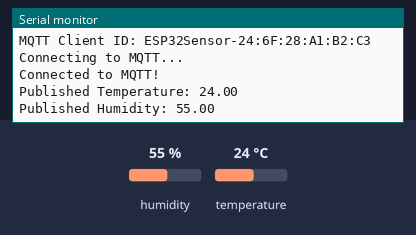
The sketch below on a simulated ESP32. Shown: the last lines printed to the serial monitor. Inputs (shaded band) come from the test bench; at power-on: humidity 55 %, temperature 24 °C. WiFi joins after 1.5 s; servers stay silent unless stated; no MQTT or app messages arrive unless stated.

Above: at 4.2 s.
4.3 s: humidity set to 22 %
At 8.9 s:
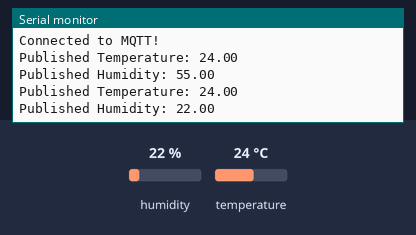
9.9 s: temperature set to 12 °C
At 13.6 s:
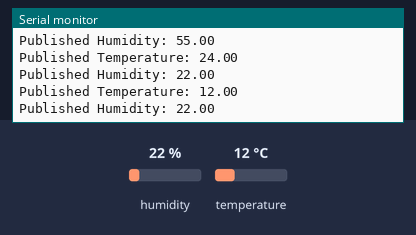
15.5 s: humidity set to 40 %
At 19.5 s:
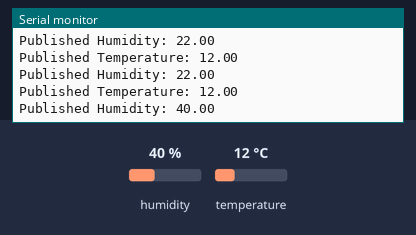
Timing chart, 0 to 21.0 s (numbered marks = the images above; inputs shaded):
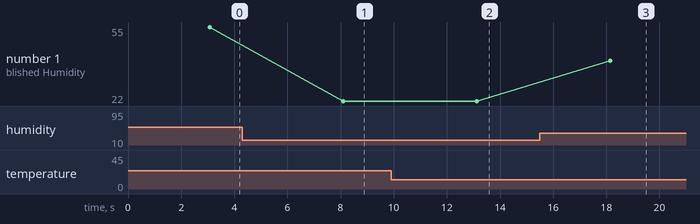

The sketch:

DHT11_Publisher.ino
```cpp
#include <WiFi.h>
#include <PubSubClient.h>
#include <DHT.h>

// WiFi credentials: replace locally; do not commit real credentials.
const char* ssid = "SSID";
const char* password = "pass";

// MQTT broker details
const char* mqtt_server = "broker.emqx.io";
const int mqtt_port = 1883;
const char* mqtt_topic_temp = "Team/Sensors/Temperature";
const char* mqtt_topic_hum = "Team/Sensors/Humidity";

// These credentials are from the supplied example.
// Verify whether your broker requires authentication.
const char* mqtt_username = "admin";
const char* mqtt_password = "public";

// DHT11 setup
#define DHTPIN 5
#define DHTTYPE DHT11
DHT dht(DHTPIN, DHTTYPE);

// WiFi and MQTT clients
WiFiClient espClient;
PubSubClient client(espClient);
String clientId;

String getClientId() {
  String cid = "ESP32Sensor-";
  cid += WiFi.macAddress();
  return cid;
}

void setupWiFi() {
  delay(1000);
  Serial.println();
  Serial.print("Connecting to WiFi: ");
  Serial.println(ssid);

  WiFi.begin(ssid, password);

  while (WiFi.status() != WL_CONNECTED) {
    delay(1000);
    Serial.print(".");
  }

  Serial.println();
  Serial.println("WiFi connected!");
  Serial.print("IP address: ");
  Serial.println(WiFi.localIP());

  clientId = getClientId();
  Serial.print("MQTT Client ID: ");
  Serial.println(clientId);
}

void setupMQTT() {
  client.setServer(mqtt_server, mqtt_port);

  while (!client.connected()) {
    Serial.println("Connecting to MQTT...");

    if (client.connect(clientId.c_str(), mqtt_username, mqtt_password)) {
      Serial.println("Connected to MQTT!");
    } else {
      Serial.print("Failed, rc=");
      Serial.print(client.state());
      Serial.println(" trying again in 2 seconds");
      delay(2000);
    }
  }
}

void readAndPublishDHT11() {
  float temperature = dht.readTemperature();
  float humidity = dht.readHumidity();

  if (isnan(temperature) || isnan(humidity)) {
    Serial.println("Failed to read from DHT sensor!");
    return;
  }

  String tempPayload = String(temperature);
  if (client.publish(mqtt_topic_temp, tempPayload.c_str())) {
    Serial.println("Published Temperature: " + tempPayload);
  } else {
    Serial.println("Failed to publish Temperature");
  }

  String humPayload = String(humidity);
  if (client.publish(mqtt_topic_hum, humPayload.c_str())) {
    Serial.println("Published Humidity: " + humPayload);
  } else {
    Serial.println("Failed to publish Humidity");
  }
}

void setup() {
  Serial.begin(115200);
  setupWiFi();
  dht.begin();
  setupMQTT();
}

void loop() {
  if (!client.connected()) {
    setupMQTT();
  }

  client.loop();
  readAndPublishDHT11();
  delay(5000); // Publish approximately every 5 seconds
}
```

Measured:
- after the input at 4.3 s, the serial monitor: prints a new line after 3.8 s (image 1)
- after the input at 9.9 s, the serial monitor: prints a new line after 3.2 s (image 2)
- after the input at 15.5 s, the serial monitor: prints a new line after 2.7 s (image 3)
- plotted number 1: 55 → 22 after the input at 4.3 s, 22 → 40 after the input at 15.5 s
